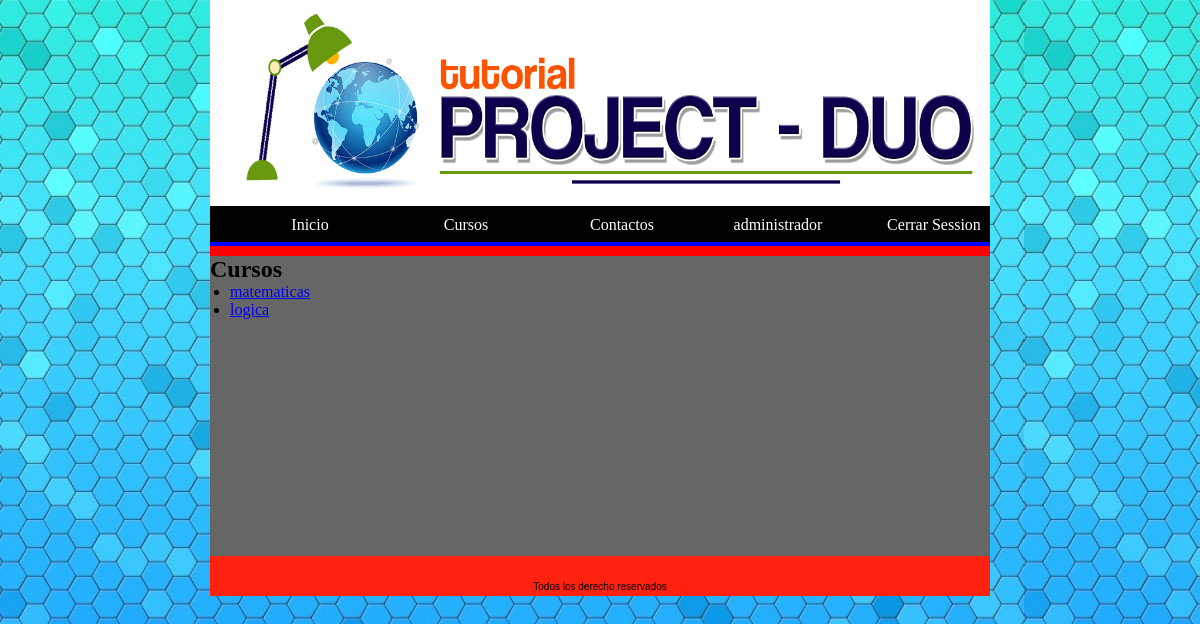
The app's page /cursos.php (signed in), older data.
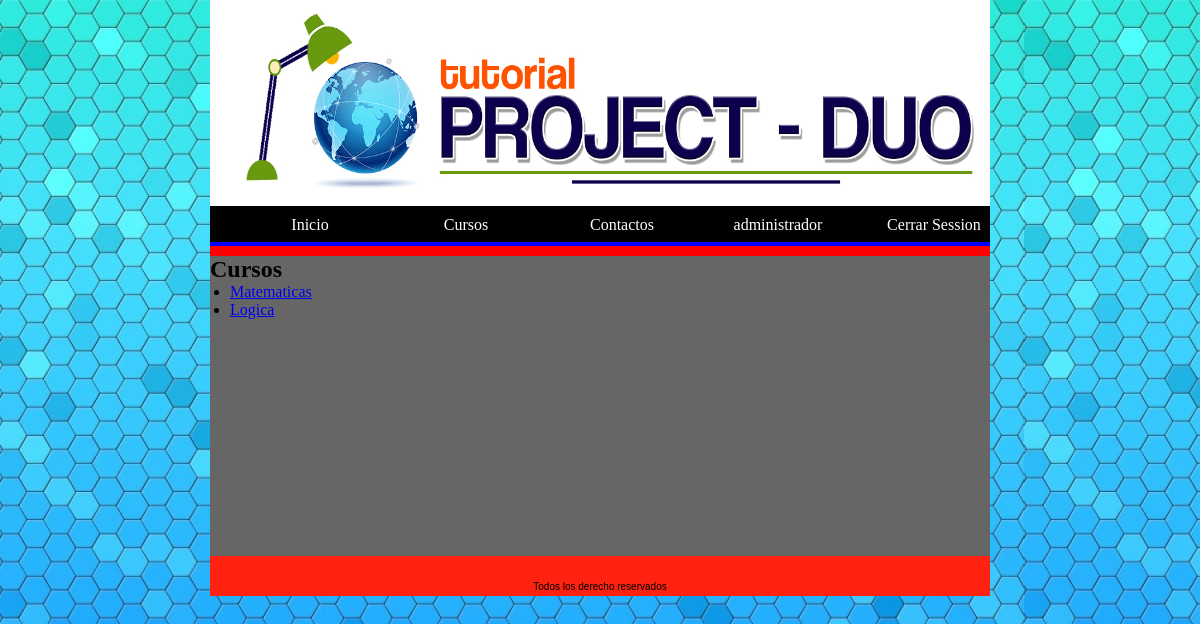
The same page, newer data.
### tables this page shows
CREATE TABLE IF NOT EXISTS `cursos` (
  `id` int(11) NOT NULL AUTO_INCREMENT,
  `nombre` varchar(45) DEFAULT NULL,
  PRIMARY KEY (`id`)
);

### cursos.php (the view, shortened to what this page needs)
<?php require('encabezado.php'); ?>
<?php
	require('conneccion.php');
	$query = "select c.* from usuarios  u"
			." right join cursos_usuarios  cu"
			." on cu.usuarios_id = u.id"
			." right join cursos c"
			." on cu.cursos_id = c.id"
			." where u.id = {$_SESSION['user_id']}";
	$resultado = $mysqli->query($query);
	if($resultado){
		$cursos = $resultado;
	}else{
		$mensaje = "no se pudieron obtener los cursos";
	}
?>
<section id="banner">
	<div >
		<h2> Cursos </h2>
		<ul  ">
			<?php while($curso = $cursos->fetch_array(MYSQLI_ASSOC)) { ?>
			<li style="margin-left:20px;" >
				<a href="cursos.php?id=<?php echo $curso['id']; ?>" >
					<?php echo $curso["nombre"]; ?>
				</a>
			</li>
			<?php } ?>
		</ul>
	</div>
</section>
<footer>
        <p> Todos los derecho reservados <br>
        </p>
        </footer>
        </section>
	</body>
</html>

Row changes from the older to the newer data that the page shows:
changed cursos: nombre "matematicas" → "Matematicas"
changed cursos: nombre "logica" → "Logica"
